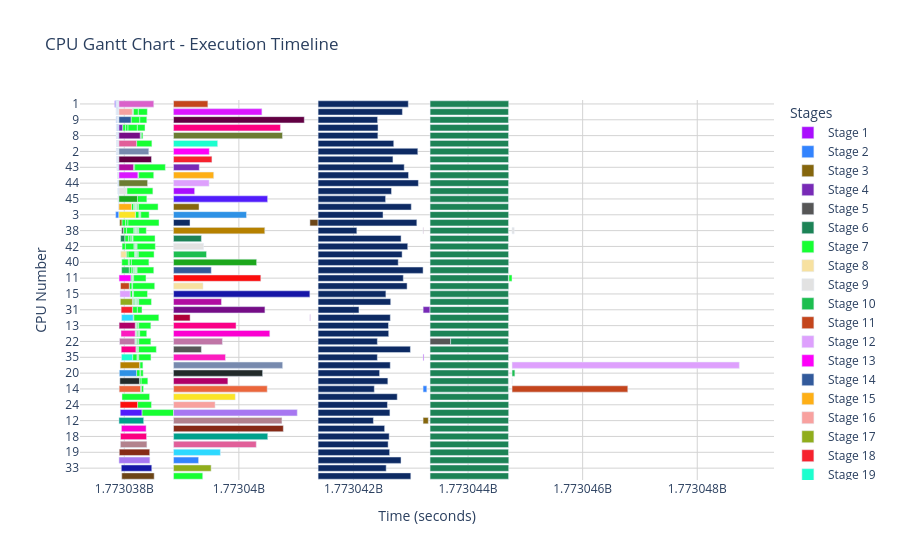

The notebook cell saved with this chart:
### Code cell
import pandas as pd
import plotly.express as px
import re

# ── 1. Load Data ───────────────────────────────────────────────
df = pd.read_csv(r"C:\Users\pky80\cleaned1.csv")
df.columns = ["CPU", "Stage", "Start", "End"]

df["Start"] = pd.to_numeric(df["Start"])
df["End"] = pd.to_numeric(df["End"])
df["Duration"] = df["End"] - df["Start"]

# ── 2. Grouping Logic ──────────────────────────────────────────
def get_base(name):
    s = str(name).lower().strip()
    s = re.sub(r'(_+part\d+)$|(_+\d+)$', '', s)
    return s

df["Base"] = df["Stage"].apply(get_base)

unique_bases = df["Base"].unique()
base_to_label = {base: f"Stage {i+1}" for i, base in enumerate(unique_bases)}
df["Display_Label"] = df["Base"].map(base_to_label)

# ── 3. CPU ANALYSIS (FIXED LOGIC) ──────────────────────────────

# Total active time per CPU
cpu_summary = df.groupby("CPU").agg(
    Total_Active_Time=("Duration", "sum"),
    First_Start=("Start", "min"),
    Last_End=("End", "max")
).reset_index()

# Total time window per CPU
cpu_summary["Total_Time_Window"] = (
    cpu_summary["Last_End"] - cpu_summary["First_Start"]
)

# Correct idle time
cpu_summary["Idle_Time"] = (
    cpu_summary["Total_Time_Window"] - cpu_summary["Total_Active_Time"]
)

print("\nCPU Performance Summary:")
print(cpu_summary[["CPU", "Total_Active_Time", "Idle_Time"]])

# ── 4. COLOR PALETTE ───────────────────────────────────────────
color_sequence = (
    px.colors.qualitative.Alphabet +
    px.colors.qualitative.Dark24
)

# ── 5. GANTT CHART ─────────────────────────────────────────────
fig = px.bar(
    df,
    x="Duration",
    y="CPU",
    base="Start",
    color="Display_Label",
    orientation="h",
    color_discrete_sequence=color_sequence,
    hover_data={
        "Display_Label": True,
        
        "Start": ":.2f",
        "End": ":.2f",
        "Duration": False
    },
    title="CPU Gantt Chart - Execution Timeline"
)

# ── 6. UI POLISH ───────────────────────────────────────────────
fig.update_yaxes(autorange="reversed", type="category")

fig.update_layout(
    xaxis_title="Time (seconds)",
    yaxis_title="CPU Number",
    legend_title="Stages",
    barmode="overlay",
    plot_bgcolor="white",
    bargap=0.2
)

fig.update_xaxes(showgrid=True, gridwidth=1, gridcolor="LightGray")
fig.update_yaxes(showgrid=True, gridwidth=1, gridcolor="LightGray")

# ── 7. SHOW + EXPORT ───────────────────────────────────────────
fig.show()
fig.write_html("cpu_gantt_dashboard.html")
